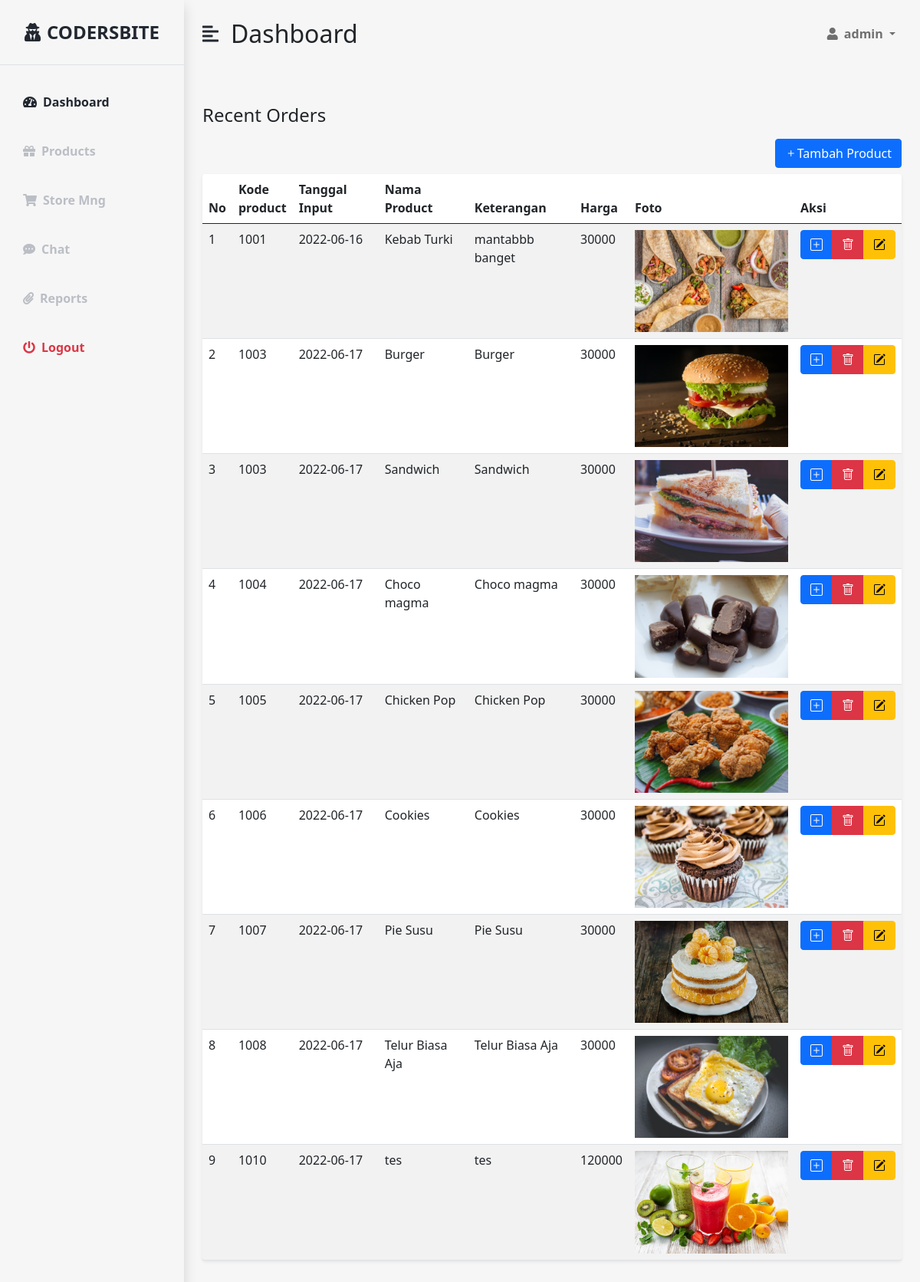
Screenshot of /view/admin/product.php (signed in) with the database file from the repository.
### tables this page shows
CREATE TABLE `product` (
  `id_product` int(11) NOT NULL,
  `kode_product` int(11) NOT NULL,
  `tgl_input` date NOT NULL,
  `nama_product` varchar(100) NOT NULL,
  `harga` int(100) NOT NULL,
  `keterangan` varchar(255) NOT NULL,
  `foto` varchar(255) NOT NULL
);

### view/admin/product.php (the view, shortened to what this page needs)
<?php
include('header.php');
include('../../config.php');
?>
    <div class="container-fluid px-4">
        <div class="row my-5">
        <h3 class="fs-4 mb-3">Recent Orders</h3>
            <div class="text-end">
                <button type="button" class="btn btn-primary mb-2" onclick="window.location.href='add-product.php'"><i class="bi bi-plus"></i>Tambah Product</button>
            </div>
                <div class="col">
                    <table class="table bg-white rounded shadow-sm  table-hover table-striped">
                        <thead>
                            <tr>
                                <th scope="col">No</th>
                                <th scope="col" width="50">Kode product</th>
                                <th scope="col">Tanggal Input</th>
                                <th scope="col">Nama Product</th>
                                <th scope="col">Keterangan</th>
                                <th scope="col">Harga</th>
                                <th scope="col">Foto</th>
                                <th scope="col" width="120">Aksi</th>
                            </tr>
                        </thead>
                        <tbody>
                            <?php
                            $no = 0;
                             $sql = "SELECT * FROM product";
                             $query = mysqli_query($conn, $sql);
                                while($product = mysqli_fetch_array($query)){
                                $no++;
                            ?>
                            <tr>
                                <td><?= $no; ?></td>
                                <td><?= $product['kode_product']; ?></td>
                                <td><?= $product['tgl_input']; ?></td>
                                <td><?= $product['nama_product']; ?></td>
                                <td><?= $product['keterangan']; ?></td>
                                <td><?= $product['harga']; ?></td>
                                <td><img src="../../assets/images/<?= $product['foto']; ?>" width="200" alt=""></td>
                                <td>
                                    <div class="btn-group">
                                        <a href="add-product.php" class="btn btn-primary"><i class="bi bi-plus-square"></i></a>
                                        <a href="delete-product.php?id=<?= $product['id_product']; ?>" class="btn btn-danger" onclick="return confirm('Anda yakin akan menghapus data ini?')"><i class="bi bi-trash"></i></a>
                                        <a href="edit-product.php?id=<?= $product['id_product']; ?>" class="btn btn-warning"><i class="bi bi-pencil-square"></i></a>
                                    </div>
                                </td>
                            </tr>
                            <?php } ?>
                            </tbody>
                        </table>
                    </div>
                </div>
            </div>
        </div>
    </div>
    <?php
    include('footer.php');
    ?>

### view/admin/assets/style.css (style rules this page uses)
:root { --main-bg-color: #f4d143; --main-text-color: #222831; --second-text-color: #bbbec5; --second-bg-color: #f5df8a; }

### rows the page displays
product: kode_product "1001", tgl_input "2022-06-16", nama_product "Kebab Turki", keterangan "mantabbb banget", harga "30000", foto (picture)
product: kode_product "1003", tgl_input "2022-06-17", nama_product "Burger", keterangan "Burger", harga "30000", foto (picture)
product: kode_product "1003", tgl_input "2022-06-17", nama_product "Sandwich", keterangan "Sandwich", harga "30000", foto (picture)
product: kode_product "1004", tgl_input "2022-06-17", nama_product "Choco magma", keterangan "Choco magma", harga "30000", foto (picture)
product: kode_product "1005", tgl_input "2022-06-17", nama_product "Chicken Pop", keterangan "Chicken Pop", harga "30000", foto (picture)
product: kode_product "1006", tgl_input "2022-06-17", nama_product "Cookies", keterangan "Cookies", harga "30000", foto (picture)
product: kode_product "1007", tgl_input "2022-06-17", nama_product "Pie Susu", keterangan "Pie Susu", harga "30000", foto (picture)
product: kode_product "1008", tgl_input "2022-06-17", nama_product "Telur Biasa Aja", keterangan "Telur Biasa Aja", harga "30000", foto (picture)
product: kode_product "1010", tgl_input "2022-06-17", nama_product "tes", keterangan "tes", harga "120000", foto (picture)

### other values shown
$_SESSION['username'] "admin"
